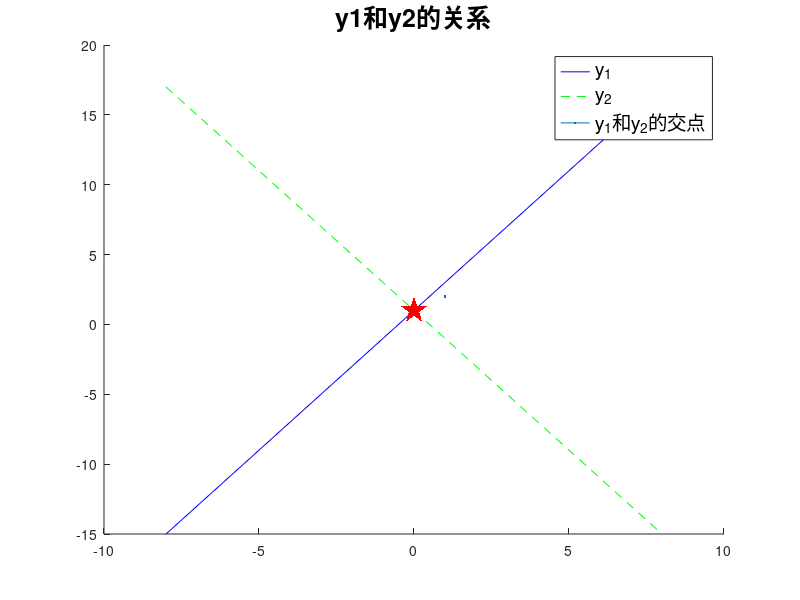

This figure's MATLAB source: (Note: this script raises an error after producing the figure.)
%% ch6 题目1

clear;clc;clf;
x = -8:1:8;
y1 = 2*x + 1;
y2 = -2*x + 1;
hold on
plot(x, y1, '-b', x, y2, '--g', LineWidth=2)
com_x = x(y1==y2);
com_y = y1(y1==y2);
scatter(com_x, com_y, 400,'r', 'filled', 'pentagram')
hold off
title("y1和y2的关系", "FontSize",18)
legend('y_{1}', 'y_{2}', 'y_1和y_2的交点', 'fontsize', 14)

text(-4, -9, '\leftarrow y_1', FontSize=18)
text(-4, 11, "\leftarrow y_2", FontSize=18)

%% 题目2

clear;clc;
t = 0:0.01:20;
V0 = 100; g = 9.8; % 已知量

theta = [pi/2, pi/4, pi/6];
hs = t .* 100 .* cos(theta.');
vs = t .* 100 .* sin(theta.') - 0.5 * g .* t .* t;

figure()
plot(hs(1, :), vs(1, :), '-r', hs(2, :), vs(2, :), '--b' ...
    ,hs(3,:), vs(3,:), ':g',LineWidth=2)
xlabel('水平位移', 'FontSize',14)
ylabel('垂直位移', 'FontSize',14)
xlim([-100, max(hs(3, :)) + 100])
legend('\theta=90^\circ', '\theta=45^\circ', '\theta=30^\circ')

% 2
figure()
[X, Y] = meshgrid(theta, t);
hs_2 = Y .* 100 .* cos(X);
vs_2 = Y .* 100 .* sin(X) - 0.5 * g .* Y .* Y;
plot(hs_2, vs_2, LineWidth=2)
xlabel('水平位移', 'FontSize',14)
ylabel('垂直位移', 'FontSize',14)
xlim([-100, max(hs(3, :)) + 100])
legend('\theta=90^\circ', '\theta=45^\circ', '\theta=30^\circ')

%% 题目3
clear;clc;

x = 0:pi/100:20*pi;
y = x .* sin(x);
z = x .* cos(x);

% 1
figure()
plot(x, y, 'r', LineWidth=2)
title('X-Y关系图')
xlabel('X')
ylabel('Y')
% 2
figure()
polarplot(x, y, 'g', LineWidth=2)
% 3
figure()
plot3(x, y, z, LineWidth=2)
xlim([-10, 80])

%% 题目4

clear;clc;

x = -5:0.5:5;
y = -5:0.5:5;

[X, Y] = meshgrid(x, y);
Z = sin(sqrt(X.^2 + Y.^2));

figure('Name','两种不同函数画三维图')
% (1)
subplot(2, 1,1);
mesh(X, Y, Z);
title("使用mesh绘制的三维图");
% (2)
subplot(2, 1, 2);
surf(X, Y, Z);
title("使用mesh绘制的三维图");
% (3)
figure('name', '给输出着色，使用color尝试不同的颜色');
colormaps = ["hot", "winter", "cool", "spring"];
tiledlayout(2,2)
for i=1:4
    j = nexttile;
    surf(X, Y, Z)
    shading interp;
    colormap(j, eval(colormaps(i)))
    title(j, "使用colormaps中的"+colormaps(i), FontSize=15)
end

% (4)
figure('name', '绘制Z的等高线图');
contourf(X, Y, Z, LineWidth=2);
shading interp
xlabel('X');
ylabel('Y');
zlabel('Z');
title('Z的等高线');

% (5)
figure('name', '绘制Z的曲面图并加上等高线图');
surf(X, Y, Z)
hold on
contour3(X, Y, Z, 'LineWidth',2)
hold off

xlabel('X');
ylabel('Y');
zlabel('Z');
title('Z = sin(sqrt(X^2 + Y^2)) 曲面图 + 等高线');
colorbar;
colormap('jet');

%% 题目5

x = linspace(-2*pi, 2*pi, 100);
y = sin(x);

% 1.
draw = plot(x, y);
xlabel("X"); ylabel("Sin(x)");
set(draw,"color", "green", "LineStyle", "-.", "LineWidth", 2);

% 2.
fg = gcf;
set(fg, "color", "red", "name", "A Sine Function");

%3.
tick = gca;
set(tick, "color", "blue", "XScale", "log");


%% ch7 题目1
clc; clear;

% 1.
p1 = [1,2,4,0,5];
p2 = [1,2];
p3 = [1,2,3];

conv(p2, p3);

